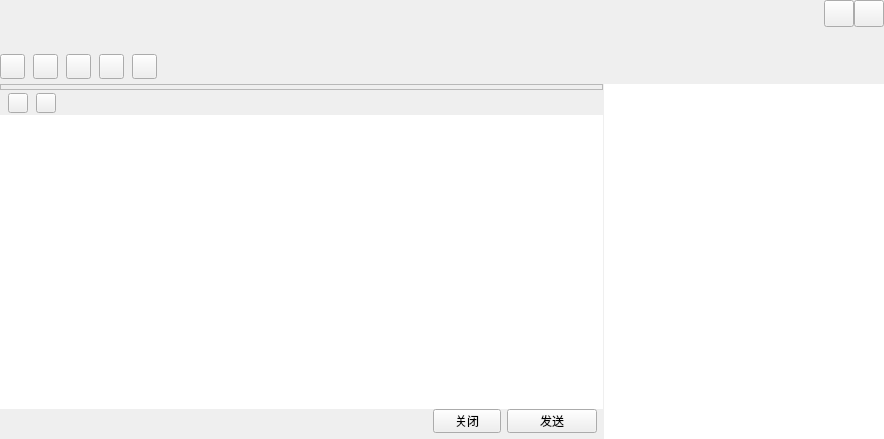
<?xml version="1.0" encoding="UTF-8"?>
<ui version="4.0">
 <class>TalkWindow</class>
 <widget class="QWidget" name="TalkWindow">
  <property name="geometry">
   <rect>
    <x>0</x>
    <y>0</y>
    <width>884</width>
    <height>439</height>
   </rect>
  </property>
  <property name="windowTitle">
   <string>TalkWindow</string>
  </property>
  <property name="titleskin" stdset="0">
   <bool>true</bool>
  </property>
  <layout class="QVBoxLayout" name="verticalLayout_7">
   <property name="spacing">
    <number>0</number>
   </property>
   <property name="leftMargin">
    <number>0</number>
   </property>
   <property name="topMargin">
    <number>0</number>
   </property>
   <property name="rightMargin">
    <number>0</number>
   </property>
   <property name="bottomMargin">
    <number>0</number>
   </property>
   <item>
    <widget class="QWidget" name="titleWidget" native="true">
     <property name="minimumSize">
      <size>
       <width>0</width>
       <height>84</height>
      </size>
     </property>
     <property name="maximumSize">
      <size>
       <width>16777215</width>
       <height>84</height>
      </size>
     </property>
     <property name="bottomskin" stdset="0">
      <bool>true</bool>
     </property>
     <layout class="QVBoxLayout" name="verticalLayout_2">
      <property name="spacing">
       <number>0</number>
      </property>
      <property name="leftMargin">
       <number>0</number>
      </property>
      <property name="topMargin">
       <number>0</number>
      </property>
      <property name="rightMargin">
       <number>0</number>
      </property>
      <property name="bottomMargin">
       <number>0</number>
      </property>
      <item>
       <layout class="QHBoxLayout" name="horizontalLayout_2">
        <item>
         <widget class="QLabel" name="nameLabel">
          <property name="sizePolicy">
           <sizepolicy hsizetype="Expanding" vsizetype="Preferred">
            <horstretch>0</horstretch>
            <verstretch>0</verstretch>
           </sizepolicy>
          </property>
          <property name="minimumSize">
           <size>
            <width>0</width>
            <height>47</height>
           </size>
          </property>
          <property name="maximumSize">
           <size>
            <width>16777215</width>
            <height>47</height>
           </size>
          </property>
          <property name="text">
           <string/>
          </property>
         </widget>
        </item>
        <item>
         <layout class="QVBoxLayout" name="verticalLayout">
          <property name="spacing">
           <number>0</number>
          </property>
          <item>
           <layout class="QHBoxLayout" name="horizontalLayout">
            <property name="spacing">
             <number>0</number>
            </property>
            <item>
             <widget class="QPushButton" name="sysmin">
              <property name="minimumSize">
               <size>
                <width>30</width>
                <height>27</height>
               </size>
              </property>
              <property name="maximumSize">
               <size>
                <width>30</width>
                <height>27</height>
               </size>
              </property>
              <property name="text">
               <string/>
              </property>
             </widget>
            </item>
            <item>
             <widget class="QPushButton" name="sysclose">
              <property name="minimumSize">
               <size>
                <width>30</width>
                <height>27</height>
               </size>
              </property>
              <property name="maximumSize">
               <size>
                <width>30</width>
                <height>27</height>
               </size>
              </property>
              <property name="text">
               <string/>
              </property>
             </widget>
            </item>
           </layout>
          </item>
          <item>
           <spacer name="verticalSpacer">
            <property name="orientation">
             <enum>Qt::Vertical</enum>
            </property>
            <property name="sizeHint" stdset="0">
             <size>
              <width>20</width>
              <height>13</height>
             </size>
            </property>
           </spacer>
          </item>
         </layout>
        </item>
       </layout>
      </item>
      <item>
       <widget class="QWidget" name="funWidget" native="true">
        <property name="minimumSize">
         <size>
          <width>0</width>
          <height>34</height>
         </size>
        </property>
        <layout class="QHBoxLayout" name="horizontalLayout_3">
         <property name="spacing">
          <number>8</number>
         </property>
         <property name="leftMargin">
          <number>0</number>
         </property>
         <property name="topMargin">
          <number>0</number>
         </property>
         <property name="rightMargin">
          <number>6</number>
         </property>
         <property name="bottomMargin">
          <number>0</number>
         </property>
         <item>
          <widget class="QPushButton" name="addtoolbtn">
           <property name="minimumSize">
            <size>
             <width>25</width>
             <height>25</height>
            </size>
           </property>
           <property name="maximumSize">
            <size>
             <width>25</width>
             <height>25</height>
            </size>
           </property>
           <property name="text">
            <string/>
           </property>
           <property name="hasborder" stdset="0">
            <bool>true</bool>
           </property>
          </widget>
         </item>
         <item>
          <widget class="QPushButton" name="addhumanBtn">
           <property name="minimumSize">
            <size>
             <width>25</width>
             <height>25</height>
            </size>
           </property>
           <property name="maximumSize">
            <size>
             <width>25</width>
             <height>25</height>
            </size>
           </property>
           <property name="text">
            <string/>
           </property>
           <property name="hasborder" stdset="0">
            <bool>true</bool>
           </property>
          </widget>
         </item>
         <item>
          <widget class="QPushButton" name="appBtn">
           <property name="minimumSize">
            <size>
             <width>25</width>
             <height>25</height>
            </size>
           </property>
           <property name="maximumSize">
            <size>
             <width>25</width>
             <height>25</height>
            </size>
           </property>
           <property name="text">
            <string/>
           </property>
           <property name="hasborder" stdset="0">
            <bool>true</bool>
           </property>
          </widget>
         </item>
         <item>
          <widget class="QPushButton" name="videoBtn">
           <property name="minimumSize">
            <size>
             <width>25</width>
             <height>25</height>
            </size>
           </property>
           <property name="maximumSize">
            <size>
             <width>25</width>
             <height>25</height>
            </size>
           </property>
           <property name="text">
            <string/>
           </property>
           <property name="hasborder" stdset="0">
            <bool>true</bool>
           </property>
          </widget>
         </item>
         <item>
          <widget class="QPushButton" name="toolsetBtn">
           <property name="minimumSize">
            <size>
             <width>25</width>
             <height>25</height>
            </size>
           </property>
           <property name="maximumSize">
            <size>
             <width>25</width>
             <height>25</height>
            </size>
           </property>
           <property name="text">
            <string/>
           </property>
           <property name="hasborder" stdset="0">
            <bool>true</bool>
           </property>
          </widget>
         </item>
         <item>
          <spacer name="horizontalSpacer">
           <property name="orientation">
            <enum>Qt::Horizontal</enum>
           </property>
           <property name="sizeHint" stdset="0">
            <size>
             <width>710</width>
             <height>20</height>
            </size>
           </property>
          </spacer>
         </item>
        </layout>
       </widget>
      </item>
     </layout>
    </widget>
   </item>
   <item>
    <widget class="QSplitter" name="splitter">
     <property name="orientation">
      <enum>Qt::Horizontal</enum>
     </property>
     <property name="handleWidth">
      <number>1</number>
     </property>
     <widget class="QSplitter" name="bodySplitter">
      <property name="orientation">
       <enum>Qt::Vertical</enum>
      </property>
      <property name="handleWidth">
       <number>1</number>
      </property>
      <property name="childrenCollapsible">
       <bool>false</bool>
      </property>
      <widget class="QWidget" name="bodyWidget" native="true">
       <layout class="QVBoxLayout" name="verticalLayout_4">
        <property name="spacing">
         <number>0</number>
        </property>
        <property name="leftMargin">
         <number>0</number>
        </property>
        <property name="topMargin">
         <number>0</number>
        </property>
        <property name="rightMargin">
         <number>0</number>
        </property>
        <property name="bottomMargin">
         <number>0</number>
        </property>
        <item>
         <widget class="QFrame" name="frameWidget">
          <property name="frameShape">
           <enum>QFrame::StyledPanel</enum>
          </property>
          <property name="frameShadow">
           <enum>QFrame::Raised</enum>
          </property>
          <layout class="QVBoxLayout" name="verticalLayout_3">
           <property name="spacing">
            <number>0</number>
           </property>
           <property name="leftMargin">
            <number>0</number>
           </property>
           <property name="topMargin">
            <number>1</number>
           </property>
           <property name="rightMargin">
            <number>0</number>
           </property>
           <property name="bottomMargin">
            <number>1</number>
           </property>
           <item>
            <widget class="MsgWebView" name="msgWidget" native="true"/>
           </item>
          </layout>
         </widget>
        </item>
       </layout>
      </widget>
      <widget class="QWidget" name="bottomWidget" native="true">
       <property name="minimumSize">
        <size>
         <width>0</width>
         <height>138</height>
        </size>
       </property>
       <property name="maximumSize">
        <size>
         <width>16777215</width>
         <height>400</height>
        </size>
       </property>
       <layout class="QVBoxLayout" name="verticalLayout_5">
        <property name="spacing">
         <number>0</number>
        </property>
        <property name="leftMargin">
         <number>0</number>
        </property>
        <property name="topMargin">
         <number>0</number>
        </property>
        <property name="rightMargin">
         <number>0</number>
        </property>
        <property name="bottomMargin">
         <number>0</number>
        </property>
        <item>
         <widget class="QWidget" name="moduleWidget" native="true">
          <property name="minimumSize">
           <size>
            <width>0</width>
            <height>24</height>
           </size>
          </property>
          <property name="maximumSize">
           <size>
            <width>16777215</width>
            <height>24</height>
           </size>
          </property>
          <layout class="QHBoxLayout" name="horizontalLayout_4">
           <property name="spacing">
            <number>8</number>
           </property>
           <property name="leftMargin">
            <number>8</number>
           </property>
           <property name="topMargin">
            <number>0</number>
           </property>
           <property name="rightMargin">
            <number>8</number>
           </property>
           <property name="bottomMargin">
            <number>0</number>
           </property>
           <item>
            <widget class="QPushButton" name="faceBtn">
             <property name="minimumSize">
              <size>
               <width>20</width>
               <height>20</height>
              </size>
             </property>
             <property name="maximumSize">
              <size>
               <width>20</width>
               <height>20</height>
              </size>
             </property>
             <property name="text">
              <string/>
             </property>
             <property name="hasborder" stdset="0">
              <bool>true</bool>
             </property>
            </widget>
           </item>
           <item>
            <widget class="QPushButton" name="fileopenBtn">
             <property name="minimumSize">
              <size>
               <width>20</width>
               <height>20</height>
              </size>
             </property>
             <property name="maximumSize">
              <size>
               <width>20</width>
               <height>20</height>
              </size>
             </property>
             <property name="text">
              <string/>
             </property>
             <property name="hasborder" stdset="0">
              <bool>true</bool>
             </property>
            </widget>
           </item>
           <item>
            <spacer name="horizontalSpacer_2">
             <property name="orientation">
              <enum>Qt::Horizontal</enum>
             </property>
             <property name="sizeHint" stdset="0">
              <size>
               <width>528</width>
               <height>20</height>
              </size>
             </property>
            </spacer>
           </item>
          </layout>
         </widget>
        </item>
        <item>
         <widget class="MsgTextEdit" name="textEdit">
          <property name="contextMenuPolicy">
           <enum>Qt::NoContextMenu</enum>
          </property>
          <property name="frameShape">
           <enum>QFrame::NoFrame</enum>
          </property>
         </widget>
        </item>
        <item>
         <layout class="QHBoxLayout" name="horizontalLayout_5">
          <property name="rightMargin">
           <number>6</number>
          </property>
          <property name="bottomMargin">
           <number>6</number>
          </property>
          <item>
           <spacer name="horizontalSpacer_3">
            <property name="orientation">
             <enum>Qt::Horizontal</enum>
            </property>
            <property name="sizeHint" stdset="0">
             <size>
              <width>348</width>
              <height>20</height>
             </size>
            </property>
           </spacer>
          </item>
          <item>
           <widget class="QToolButton" name="closeBtn">
            <property name="minimumSize">
             <size>
              <width>68</width>
              <height>24</height>
             </size>
            </property>
            <property name="maximumSize">
             <size>
              <width>68</width>
              <height>24</height>
             </size>
            </property>
            <property name="text">
             <string>关闭</string>
            </property>
           </widget>
          </item>
          <item>
           <widget class="QToolButton" name="sendBtn">
            <property name="minimumSize">
             <size>
              <width>90</width>
              <height>24</height>
             </size>
            </property>
            <property name="maximumSize">
             <size>
              <width>90</width>
              <height>24</height>
             </size>
            </property>
            <property name="text">
             <string>发送</string>
            </property>
           </widget>
          </item>
         </layout>
        </item>
       </layout>
      </widget>
     </widget>
     <widget class="QWidget" name="widget" native="true">
      <property name="minimumSize">
       <size>
        <width>280</width>
        <height>0</height>
       </size>
      </property>
      <property name="maximumSize">
       <size>
        <width>280</width>
        <height>16777215</height>
       </size>
      </property>
      <layout class="QVBoxLayout" name="verticalLayout_6">
       <property name="spacing">
        <number>0</number>
       </property>
       <property name="leftMargin">
        <number>0</number>
       </property>
       <property name="topMargin">
        <number>0</number>
       </property>
       <property name="rightMargin">
        <number>0</number>
       </property>
       <property name="bottomMargin">
        <number>0</number>
       </property>
       <item>
        <widget class="QTreeWidget" name="treeWidget">
         <property name="frameShape">
          <enum>QFrame::NoFrame</enum>
         </property>
         <property name="editTriggers">
          <set>QAbstractItemView::AllEditTriggers</set>
         </property>
         <property name="indentation">
          <number>0</number>
         </property>
         <property name="expandsOnDoubleClick">
          <bool>false</bool>
         </property>
         <attribute name="headerVisible">
          <bool>false</bool>
         </attribute>
         <column>
          <property name="text">
           <string notr="true">1</string>
          </property>
         </column>
        </widget>
       </item>
      </layout>
     </widget>
    </widget>
   </item>
  </layout>
 </widget>
 <layoutdefault spacing="6" margin="11"/>
 <customwidgets>
  <customwidget>
   <class>MsgTextEdit</class>
   <extends>QTextEdit</extends>
   <header>MsgTextEdit.h</header>
  </customwidget>
  <customwidget>
   <class>MsgWebView</class>
   <extends>QWidget</extends>
   <header>MsgPage.h</header>
   <container>1</container>
  </customwidget>
 </customwidgets>
 <resources/>
 <connections/>
</ui>
